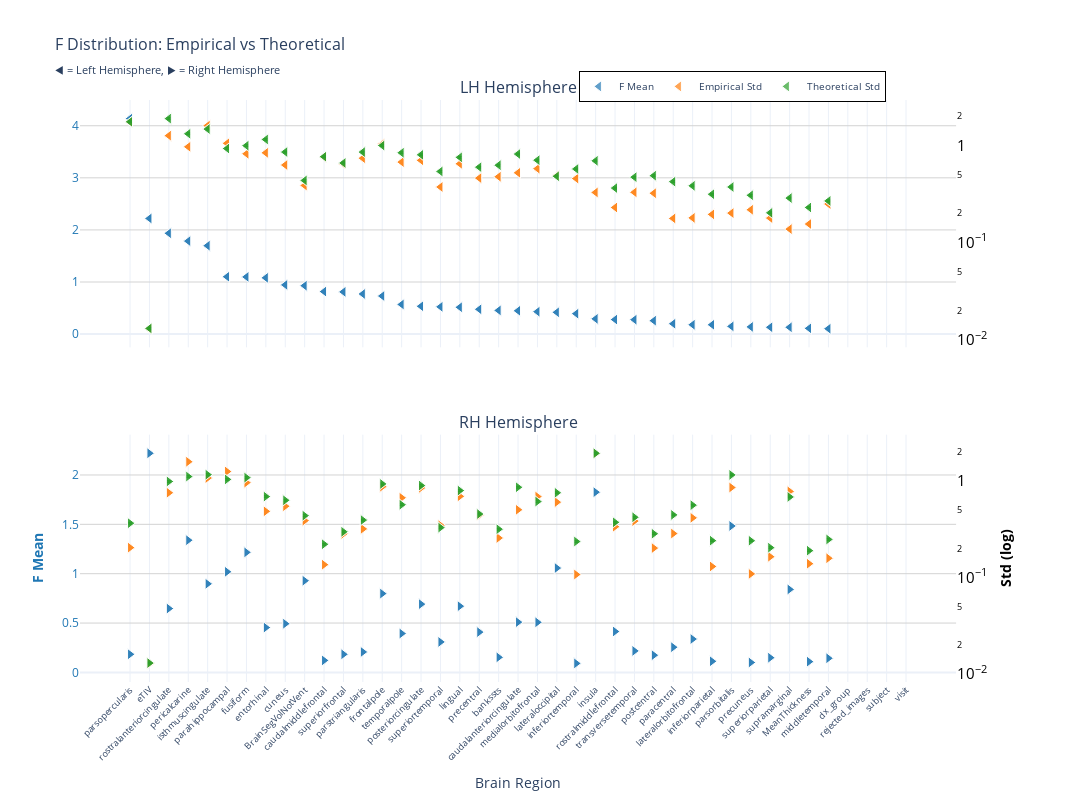
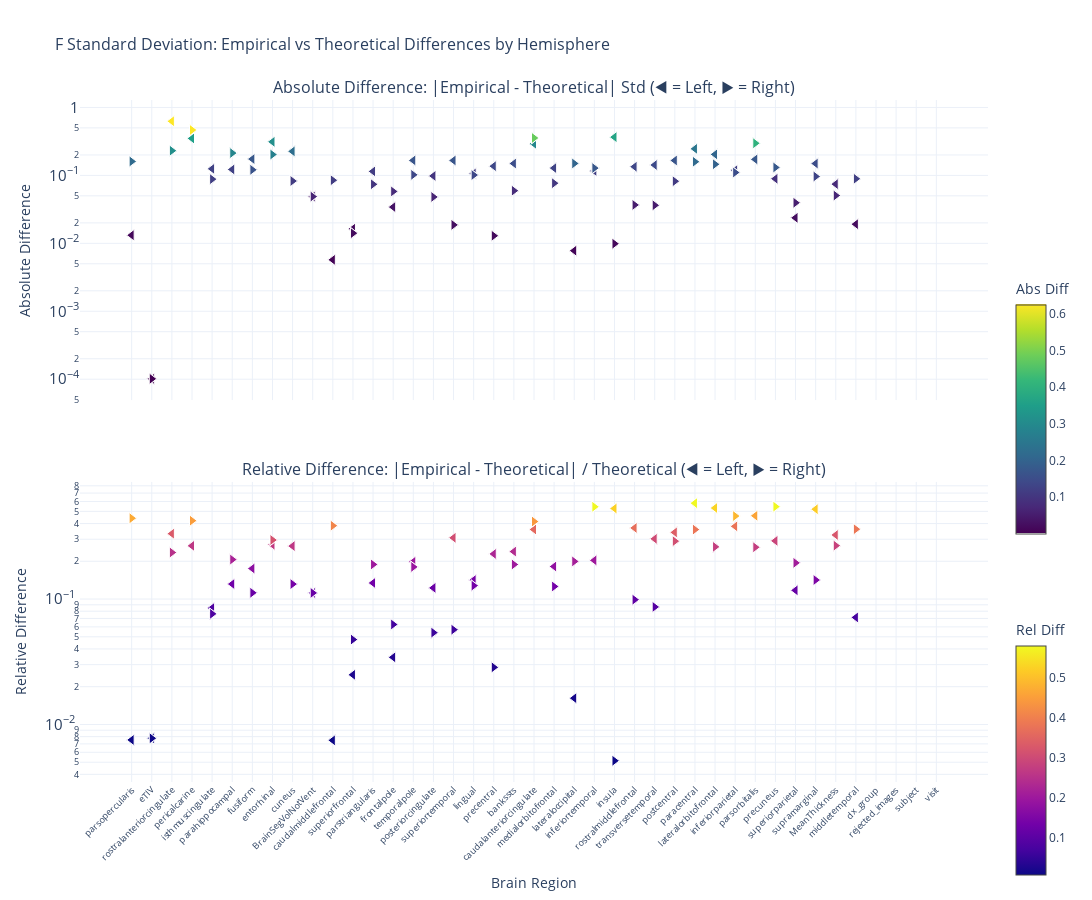

These figures' notebook cell, in order:
### Markdown cell above
### F-statistic

### Code cell
nu_nav = df_navr[(df_navr["study"] == "longitudinal") & (df_navr["group"] == "HC-PD")]
data_path = stats_dir / f"ancova_longitudinal_{METRIC}.parquet"
df, stats = get_test_stats(
    data_path, stat_functions_F, nu_nav, hemisphere=True, study="longitudinal"
)
show_figure(stats, hemisphere=True, stat_name="F", study="longitudinal", metric=METRIC)

### Figure 1 — Plotly figure (JSON) as saved in the notebook; plotly's stock layout.template omitted (floating-point values rounded to 4 significant figures)
{"data": [{"hovertemplate": "<b>%{x}</b><br>Mean F: %{y:.2f}<br><extra></extra>", "legendgroup": "mean", "marker": {"color": "#1f77b4", "line": {"color": "white", "width": 1}, "opacity": 0.7, "size": 10, "symbol": "triangle-left"}, "mode": "markers", "name": "F Mean", "showlegend": true, "type": "scatter", "x": ["parsopercularis", "parsopercularis", "eTIV", "eTIV", "rostralanteriorcingulate", "rostralanteriorcingulate", "pericalcarine", "pericalcarine", "isthmuscingulate", "isthmuscingulate", "parahippocampal", "parahippocampal", "fusiform", "fusiform", "entorhinal", "entorhinal", "cuneus", "cuneus", "BrainSegVolNotVent", "BrainSegVolNotVent", "caudalmiddlefrontal", "caudalmiddlefrontal", "superiorfrontal", "superiorfrontal", "parstriangularis", "parstriangularis", "frontalpole", "frontalpole", "temporalpole", "temporalpole", "posteriorcingulate", "posteriorcingulate", "superiortemporal", "superiortemporal", "lingual", "lingual", "precentral", "precentral", "bankssts", "bankssts", "caudalanteriorcingulate", "caudalanteriorcingulate", "medialorbitofrontal", "medialorbitofrontal", "lateraloccipital", "lateraloccipital", "inferiortemporal", "inferiortemporal", "insula", "insula", "rostralmiddlefrontal", "rostralmiddlefrontal", "transversetemporal", "transversetemporal", "postcentral", "postcentral", "paracentral", "paracentral", "lateralorbitofrontal", "lateralorbitofrontal", "inferiorparietal", "inferiorparietal", "parsorbitalis", "parsorbitalis", "precuneus", "precuneus", "superiorparietal", "superiorparietal", "supramarginal", "supramarginal", "MeanThickness", "MeanThickness", "middletemporal", "middletemporal", "dx_group", "rejected_images", "subject", "visit"], "xaxis": "x", "y": [4.137, 4.137, 2.22, 2.22, 1.936, 1.936, 1.785, 1.785, 1.697, 1.697, 1.101, 1.101, 1.098, 1.098, 1.08, 1.08, 0.9446, 0.9446, 0.929, 0.929, 0.8163, 0.8163, 0.8101, 0.8101, 0.7702, 0.7702, 0.7308, 0.7308, 0.5688, 0.5688, 0.5341, 0.5341, 0.5232, 0.5232, 0.515, 0.515, 0.4757, 0.4757, 0.4545, 0.4545, 0.4473, 0.4473, 0.4301, 0.4301, 0.4181, 0.4181, 0.3919, 0.3919, 0.2921, 0.2921, 0.2786, 0.2786, 0.2764, 0.2764, 0.2577, 0.2577, 0.1986, 0.1986, 0.1791, 0.1791, 0.1786, 0.1786, 0.1481, 0.1481, 0.1382, 0.1382, 0.1307, 0.1307, 0.1305, 0.1305, 0.1101, 0.1101, 0.1028, 0.1028, NaN, NaN, NaN, NaN], "yaxis": "y"}, {"hovertemplate": "<b>%{x}</b><br>Empirical Std: %{y:.3f}<br><extra></extra>", "legendgroup": "empirical", "marker": {"color": "#ff7f0e", "line": {"color": "white", "width": 1}, "opacity": 0.7, "size": 10, "symbol": "triangle-left"}, "mode": "markers", "name": "Empirical Std", "showlegend": true, "type": "scatter", "x": ["parsopercularis", "parsopercularis", "eTIV", "eTIV", "rostralanteriorcingulate", "rostralanteriorcingulate", "pericalcarine", "pericalcarine", "isthmuscingulate", "isthmuscingulate", "parahippocampal", "parahippocampal", "fusiform", "fusiform", "entorhinal", "entorhinal", "cuneus", "cuneus", "BrainSegVolNotVent", "BrainSegVolNotVent", "caudalmiddlefrontal", "caudalmiddlefrontal", "superiorfrontal", "superiorfrontal", "parstriangularis", "parstriangularis", "frontalpole", "frontalpole", "temporalpole", "temporalpole", "posteriorcingulate", "posteriorcingulate", "superiortemporal", "superiortemporal", "lingual", "lingual", "precentral", "precentral", "bankssts", "bankssts", "caudalanteriorcingulate", "caudalanteriorcingulate", "medialorbitofrontal", "medialorbitofrontal", "lateraloccipital", "lateraloccipital", "inferiortemporal", "inferiortemporal", "insula", "insula", "rostralmiddlefrontal", "rostralmiddlefrontal", "transversetemporal", "transversetemporal", "postcentral", "postcentral", "paracentral", "paracentral", "lateralorbitofrontal", "lateralorbitofrontal", "inferiorparietal", "inferiorparietal", "parsorbitalis", "parsorbitalis", "precuneus", "precuneus", "superiorparietal", "superiorparietal", "supramarginal", "supramarginal", "MeanThickness", "MeanThickness", "middletemporal", "middletemporal", "dx_group", "rejected_images", "subject", "visit"], "xaxis": "x", "y": [1.736, 1.736, 0.01295, 0.01295, 1.259, 1.259, 0.9669, 0.9669, 1.597, 1.597, 1.051, 1.051, 0.8191, 0.8191, 0.8381, 0.8381, 0.6277, 0.6277, 0.3868, 0.3868, 0.7591, 0.7591, 0.6426, 0.6426, 0.7382, 0.7382, 1.03, 1.03, 0.6729, 0.6729, 0.7013, 0.7013, 0.3729, 0.3729, 0.6462, 0.6462, 0.4602, 0.4602, 0.4755, 0.4755, 0.522, 0.522, 0.5762, 0.5762, 0.4887, 0.4887, 0.4551, 0.4551, 0.3276, 0.3276, 0.2293, 0.2293, 0.3286, 0.3286, 0.3216, 0.3216, 0.177, 0.177, 0.1793, 0.1793, 0.1947, 0.1947, 0.2008, 0.2008, 0.2172, 0.2172, 0.1784, 0.1784, 0.1374, 0.1374, 0.155, 0.155, 0.249, 0.249, NaN, NaN, NaN, NaN], "yaxis": "y2"}, {"error_y": {"array": [0.03463, 0.03463, 0.0002583, 0.0002583, 0.03733, 0.03733, 0.02606, 0.02606, 0.02914, 0.02914, 0.01837, 0.01837, 0.01966, 0.01966, 0.02276, 0.02276, 0.01689, 0.01689, 0.008621, 0.008621, 0.01514, 0.01514, 0.01304, 0.01304, 0.01688, 0.01688, 0.01971, 0.01971, 0.01661, 0.01661, 0.01582, 0.01582, 0.01066, 0.01066, 0.0149, 0.0149, 0.01181, 0.01181, 0.01237, 0.01237, 0.01611, 0.01611, 0.01394, 0.01394, 0.009519, 0.009519, 0.01131, 0.01131, 0.01372, 0.01372, 0.007192, 0.007192, 0.009319, 0.009319, 0.009647, 0.009647, 0.008374, 0.008374, 0.007582, 0.007582, 0.006217, 0.006217, 0.00738, 0.00738, 0.006066, 0.006066, 0.004, 0.004, 0.005675, 0.005675, 0.004541, 0.004541, 0.005306, 0.005306, NaN, NaN, NaN, NaN], "arrayminus": [0.03394, 0.03394, 0.0002532, 0.0002532, 0.03659, 0.03659, 0.02554, 0.02554, 0.02856, 0.02856, 0.01801, 0.01801, 0.01927, 0.01927, 0.02231, 0.02231, 0.01656, 0.01656, 0.008451, 0.008451, 0.01484, 0.01484, 0.01278, 0.01278, 0.01655, 0.01655, 0.01932, 0.01932, 0.01628, 0.01628, 0.01551, 0.01551, 0.01045, 0.01045, 0.01461, 0.01461, 0.01158, 0.01158, 0.01213, 0.01213, 0.01579, 0.01579, 0.01366, 0.01366, 0.009331, 0.009331, 0.01109, 0.01109, 0.01345, 0.01345, 0.00705, 0.00705, 0.009135, 0.009135, 0.009457, 0.009457, 0.008208, 0.008208, 0.007433, 0.007433, 0.006094, 0.006094, 0.007235, 0.007235, 0.005946, 0.005946, 0.003921, 0.003921, 0.005563, 0.005563, 0.004451, 0.004451, 0.005202, 0.005202, NaN, NaN, NaN, NaN], "color": "#2ca02c", "thickness": 1, "type": "data", "visible": true, "width": 2}, "hovertemplate": "<b>%{x}</b><br>Theoretical Std: %{y:.3f}<br><extra></extra>", "legendgroup": "theoretical", "marker": {"color": "#2ca02c", "line": {"color": "white", "width": 1}, "opacity": 0.7, "size": 10, "symbol": "triangle-left"}, "mode": "markers", "name": "Theoretical Std", "showlegend": true, "type": "scatter", "x": ["parsopercularis", "parsopercularis", "eTIV", "eTIV", "rostralanteriorcingulate", "rostralanteriorcingulate", "pericalcarine", "pericalcarine", "isthmuscingulate", "isthmuscingulate", "parahippocampal", "parahippocampal", "fusiform", "fusiform", "entorhinal", "entorhinal", "cuneus", "cuneus", "BrainSegVolNotVent", "BrainSegVolNotVent", "caudalmiddlefrontal", "caudalmiddlefrontal", "superiorfrontal", "superiorfrontal", "parstriangularis", "parstriangularis", "frontalpole", "frontalpole", "temporalpole", "temporalpole", "posteriorcingulate", "posteriorcingulate", "superiortemporal", "superiortemporal", "lingual", "lingual", "precentral", "precentral", "bankssts", "bankssts", "caudalanteriorcingulate", "caudalanteriorcingulate", "medialorbitofrontal", "medialorbitofrontal", "lateraloccipital", "lateraloccipital", "inferiortemporal", "inferiortemporal", "insula", "insula", "rostralmiddlefrontal", "rostralmiddlefrontal", "transversetemporal", "transversetemporal", "postcentral", "postcentral", "paracentral", "paracentral", "lateralorbitofrontal", "lateralorbitofrontal", "inferiorparietal", "inferiorparietal", "parsorbitalis", "parsorbitalis", "precuneus", "precuneus", "superiorparietal", "superiorparietal", "supramarginal", "supramarginal", "MeanThickness", "MeanThickness", "middletemporal", "middletemporal", "dx_group", "rejected_images", "subject", "visit"], "xaxis": "x", "y": [1.749, 1.749, 0.01305, 0.01305, 1.886, 1.886, 1.317, 1.317, 1.472, 1.472, 0.9283, 0.9283, 0.9931, 0.9931, 1.15, 1.15, 0.8535, 0.8535, 0.4356, 0.4356, 0.7648, 0.7648, 0.659, 0.659, 0.8528, 0.8528, 0.996, 0.996, 0.8392, 0.8392, 0.7995, 0.7995, 0.5388, 0.5388, 0.7529, 0.7529, 0.5968, 0.5968, 0.625, 0.625, 0.8139, 0.8139, 0.7042, 0.7042, 0.4809, 0.4809, 0.5714, 0.5714, 0.6933, 0.6933, 0.3634, 0.3634, 0.4708, 0.4708, 0.4874, 0.4874, 0.4231, 0.4231, 0.3831, 0.3831, 0.3141, 0.3141, 0.3729, 0.3729, 0.3065, 0.3065, 0.2021, 0.2021, 0.2867, 0.2867, 0.2294, 0.2294, 0.2681, 0.2681, NaN, NaN, NaN, NaN], "yaxis": "y2"}, {"hovertemplate": "<b>%{x}</b><br>Mean F: %{y:.2f}<br><extra></extra>", "legendgroup": "mean", "marker": {"color": "#1f77b4", "line": {"color": "white", "width": 1}, "opacity": 0.7, "size": 10, "symbol": "triangle-right"}, "mode": "markers", "name": "F Mean", "showlegend": false, "type": "scatter", "x": ["eTIV", "eTIV", "insula", "insula", "parsorbitalis", "parsorbitalis", "pericalcarine", "pericalcarine", "fusiform", "fusiform", "lateraloccipital", "lateraloccipital", "parahippocampal", "parahippocampal", "BrainSegVolNotVent", "BrainSegVolNotVent", "isthmuscingulate", "isthmuscingulate", "supramarginal", "supramarginal", "frontalpole", "frontalpole", "posteriorcingulate", "posteriorcingulate", "lingual", "lingual", "rostralanteriorcingulate", "rostralanteriorcingulate", "caudalanteriorcingulate", "caudalanteriorcingulate", "medialorbitofrontal", "medialorbitofrontal", "cuneus", "cuneus", "entorhinal", "entorhinal", "rostralmiddlefrontal", "rostralmiddlefrontal", "precentral", "precentral", "temporalpole", "temporalpole", "lateralorbitofrontal", "lateralorbitofrontal", "superiortemporal", "superiortemporal", "paracentral", "paracentral", "transversetemporal", "transversetemporal", "parstriangularis", "parstriangularis", "parsopercularis", "parsopercularis", "superiorfrontal", "superiorfrontal", "postcentral", "postcentral", "bankssts", "bankssts", "superiorparietal", "superiorparietal", "middletemporal", "middletemporal", "caudalmiddlefrontal", "caudalmiddlefrontal", "inferiorparietal", "inferiorparietal", "MeanThickness", "MeanThickness", "precuneus", "precuneus", "inferiortemporal", "inferiortemporal", "dx_group", "rejected_images", "subject", "visit"], "xaxis": "x2", "y": [2.22, 2.22, 1.826, 1.826, 1.484, 1.484, 1.339, 1.339, 1.216, 1.216, 1.057, 1.057, 1.019, 1.019, 0.929, 0.929, 0.8974, 0.8974, 0.8406, 0.8406, 0.7983, 0.7983, 0.6917, 0.6917, 0.6708, 0.6708, 0.6468, 0.6468, 0.5092, 0.5092, 0.5074, 0.5074, 0.4932, 0.4932, 0.4543, 0.4543, 0.4145, 0.4145, 0.4082, 0.4082, 0.3938, 0.3938, 0.338, 0.338, 0.3086, 0.3086, 0.2553, 0.2553, 0.2177, 0.2177, 0.2071, 0.2071, 0.1837, 0.1837, 0.1834, 0.1834, 0.1744, 0.1744, 0.1526, 0.1526, 0.149, 0.149, 0.1433, 0.1433, 0.1216, 0.1216, 0.1125, 0.1125, 0.1091, 0.1091, 0.1006, 0.1006, 0.0914, 0.0914, NaN, NaN, NaN, NaN], "yaxis": "y3"}, {"hovertemplate": "<b>%{x}</b><br>Empirical Std: %{y:.3f}<br><extra></extra>", "legendgroup": "empirical", "marker": {"color": "#ff7f0e", "line": {"color": "white", "width": 1}, "opacity": 0.7, "size": 10, "symbol": "triangle-right"}, "mode": "markers", "name": "Empirical Std", "showlegend": false, "type": "scatter", "x": ["eTIV", "eTIV", "insula", "insula", "parsorbitalis", "parsorbitalis", "pericalcarine", "pericalcarine", "fusiform", "fusiform", "lateraloccipital", "lateraloccipital", "parahippocampal", "parahippocampal", "BrainSegVolNotVent", "BrainSegVolNotVent", "isthmuscingulate", "isthmuscingulate", "supramarginal", "supramarginal", "frontalpole", "frontalpole", "posteriorcingulate", "posteriorcingulate", "lingual", "lingual", "rostralanteriorcingulate", "rostralanteriorcingulate", "caudalanteriorcingulate", "caudalanteriorcingulate", "medialorbitofrontal", "medialorbitofrontal", "cuneus", "cuneus", "entorhinal", "entorhinal", "rostralmiddlefrontal", "rostralmiddlefrontal", "precentral", "precentral", "temporalpole", "temporalpole", "lateralorbitofrontal", "lateralorbitofrontal", "superiortemporal", "superiortemporal", "paracentral", "paracentral", "transversetemporal", "transversetemporal", "parstriangularis", "parstriangularis", "parsopercularis", "parsopercularis", "superiorfrontal", "superiorfrontal", "postcentral", "postcentral", "bankssts", "bankssts", "superiorparietal", "superiorparietal", "middletemporal", "middletemporal", "caudalmiddlefrontal", "caudalmiddlefrontal", "inferiorparietal", "inferiorparietal", "MeanThickness", "MeanThickness", "precuneus", "precuneus", "inferiortemporal", "inferiortemporal", "dx_group", "rejected_images", "subject", "visit"], "xaxis": "x2", "y": [0.01295, 0.01295, 1.912, 1.912, 0.8508, 0.8508, 1.57, 1.57, 0.956, 0.956, 0.6007, 0.6007, 1.245, 1.245, 0.3868, 0.3868, 1.067, 1.067, 0.776, 0.776, 0.868, 0.868, 0.8433, 0.8433, 0.6897, 0.6897, 0.7513, 0.7513, 0.5007, 0.5007, 0.6858, 0.6858, 0.5455, 0.5455, 0.4826, 0.4826, 0.3348, 0.3348, 0.4397, 0.4397, 0.6668, 0.6668, 0.4133, 0.4133, 0.3463, 0.3463, 0.2845, 0.2845, 0.3829, 0.3829, 0.3179, 0.3179, 0.2035, 0.2035, 0.2824, 0.2824, 0.2012, 0.2012, 0.256, 0.256, 0.1638, 0.1638, 0.1581, 0.1581, 0.1357, 0.1357, 0.13, 0.13, 0.1389, 0.1389, 0.1089, 0.1089, 0.1072, 0.1072, NaN, NaN, NaN, NaN], "yaxis": "y4"}, {"error_y": {"array": [0.0002583, 0.0002583, 0.03804, 0.03804, 0.02272, 0.02272, 0.02186, 0.02186, 0.02131, 0.02131, 0.01485, 0.01485, 0.02042, 0.02042, 0.008621, 0.008621, 0.02286, 0.02286, 0.01345, 0.01345, 0.01833, 0.01833, 0.01764, 0.01764, 0.01565, 0.01565, 0.01944, 0.01944, 0.01694, 0.01694, 0.01206, 0.01206, 0.01243, 0.01243, 0.01356, 0.01356, 0.007355, 0.007355, 0.008959, 0.008959, 0.01118, 0.01118, 0.01107, 0.01107, 0.006485, 0.006485, 0.008775, 0.008775, 0.008297, 0.008297, 0.007757, 0.007757, 0.007203, 0.007203, 0.005869, 0.005869, 0.005605, 0.005605, 0.006246, 0.006246, 0.004025, 0.004025, 0.004894, 0.004894, 0.004364, 0.004364, 0.004756, 0.004756, 0.003748, 0.003748, 0.004745, 0.004745, 0.004657, 0.004657, NaN, NaN, NaN, NaN], "arrayminus": [0.0002532, 0.0002532, 0.03729, 0.03729, 0.02227, 0.02227, 0.02143, 0.02143, 0.02089, 0.02089, 0.01456, 0.01456, 0.02002, 0.02002, 0.008451, 0.008451, 0.02241, 0.02241, 0.01319, 0.01319, 0.01797, 0.01797, 0.01729, 0.01729, 0.01534, 0.01534, 0.01906, 0.01906, 0.01661, 0.01661, 0.01182, 0.01182, 0.01219, 0.01219, 0.0133, 0.0133, 0.007209, 0.007209, 0.008782, 0.008782, 0.01096, 0.01096, 0.01085, 0.01085, 0.006357, 0.006357, 0.008602, 0.008602, 0.008133, 0.008133, 0.007604, 0.007604, 0.007061, 0.007061, 0.005753, 0.005753, 0.005494, 0.005494, 0.006122, 0.006122, 0.003946, 0.003946, 0.004797, 0.004797, 0.004278, 0.004278, 0.004662, 0.004662, 0.003674, 0.003674, 0.004651, 0.004651, 0.004565, 0.004565, NaN, NaN, NaN, NaN], "color": "#2ca02c", "thickness": 1, "type": "data", "visible": true, "width": 2}, "hovertemplate": "<b>%{x}</b><br>Theoretical Std: %{y:.3f}<br><extra></extra>", "legendgroup": "theoretical", "marker": {"color": "#2ca02c", "line": {"color": "white", "width": 1}, "opacity": 0.7, "size": 10, "symbol": "triangle-right"}, "mode": "markers", "name": "Theoretical Std", "showlegend": false, "type": "scatter", "x": ["eTIV", "eTIV", "insula", "insula", "parsorbitalis", "parsorbitalis", "pericalcarine", "pericalcarine", "fusiform", "fusiform", "lateraloccipital", "lateraloccipital", "parahippocampal", "parahippocampal", "BrainSegVolNotVent", "BrainSegVolNotVent", "isthmuscingulate", "isthmuscingulate", "supramarginal", "supramarginal", "frontalpole", "frontalpole", "posteriorcingulate", "posteriorcingulate", "lingual", "lingual", "rostralanteriorcingulate", "rostralanteriorcingulate", "caudalanteriorcingulate", "caudalanteriorcingulate", "medialorbitofrontal", "medialorbitofrontal", "cuneus", "cuneus", "entorhinal", "entorhinal", "rostralmiddlefrontal", "rostralmiddlefrontal", "precentral", "precentral", "temporalpole", "temporalpole", "lateralorbitofrontal", "lateralorbitofrontal", "superiortemporal", "superiortemporal", "paracentral", "paracentral", "transversetemporal", "transversetemporal", "parstriangularis", "parstriangularis", "parsopercularis", "parsopercularis", "superiorfrontal", "superiorfrontal", "postcentral", "postcentral", "bankssts", "bankssts", "superiorparietal", "superiorparietal", "middletemporal", "middletemporal", "caudalmiddlefrontal", "caudalmiddlefrontal", "inferiorparietal", "inferiorparietal", "MeanThickness", "MeanThickness", "precuneus", "precuneus", "inferiortemporal", "inferiortemporal", "dx_group", "rejected_images", "subject", "visit"], "xaxis": "x2", "y": [0.01305, 0.01305, 1.922, 1.922, 1.148, 1.148, 1.105, 1.105, 1.077, 1.077, 0.7505, 0.7505, 1.032, 1.032, 0.4356, 0.4356, 1.155, 1.155, 0.6796, 0.6796, 0.9261, 0.9261, 0.8914, 0.8914, 0.7909, 0.7909, 0.9822, 0.9822, 0.856, 0.856, 0.6091, 0.6091, 0.6282, 0.6282, 0.6853, 0.6853, 0.3716, 0.3716, 0.4526, 0.4526, 0.5649, 0.5649, 0.5591, 0.5591, 0.3277, 0.3277, 0.4433, 0.4433, 0.4192, 0.4192, 0.3919, 0.3919, 0.3639, 0.3639, 0.2965, 0.2965, 0.2832, 0.2832, 0.3155, 0.3155, 0.2034, 0.2034, 0.2473, 0.2473, 0.2205, 0.2205, 0.2403, 0.2403, 0.1894, 0.1894, 0.2397, 0.2397, 0.2353, 0.2353, NaN, NaN, NaN, NaN], "yaxis": "y4"}], "layout": {"annotations": [{"font": {"size": 16}, "showarrow": false, "text": "LH Hemisphere", "x": 0.47, "xanchor": "center", "xref": "paper", "y": 1, "yanchor": "bottom", "yref": "paper"}, {"font": {"size": 16}, "showarrow": false, "text": "RH Hemisphere", "x": 0.47, "xanchor": "center", "xref": "paper", "y": 0.425, "yanchor": "bottom", "yref": "paper"}], "height": 800, "hovermode": "x", "legend": {"bgcolor": "rgba(255, 255, 255, 0.9)", "bordercolor": "black", "borderwidth": 1, "font": {"size": 10}, "orientation": "h", "x": 0.7, "xanchor": "center", "y": 1.05}, "title": {"font": {"size": 16}, "text": "F Distribution: Empirical vs Theoretical<br><sub>◀ = Left Hemisphere, ▶ = Right Hemisphere</sub>"}, "width": 1400, "xaxis": {"anchor": "y", "domain": [0, 0.94], "matches": "x2", "showticklabels": false}, "xaxis2": {"anchor": "y3", "domain": [0, 0.94], "tickangle": -45, "tickfont": {"size": 9}, "title": {"text": "Brain Region"}}, "yaxis": {"anchor": "x", "domain": [0.575, 1], "gridcolor": "lightgray", "showgrid": true, "tickfont": {"color": "#1f77b4"}, "title": {"font": {"color": "#1f77b4"}, "text": ""}}, "yaxis2": {"anchor": "x", "exponentformat": "power", "overlaying": "y", "showgrid": false, "side": "right", "tickfont": {"color": "black"}, "title": {"font": {"color": "black"}, "text": ""}, "type": "log"}, "yaxis3": {"anchor": "x2", "domain": [0, 0.425], "gridcolor": "lightgray", "showgrid": true, "tickfont": {"color": "#1f77b4"}, "title": {"font": {"color": "#1f77b4"}, "text": "<b>F Mean</b>"}}, "yaxis4": {"anchor": "x2", "exponentformat": "power", "overlaying": "y3", "showgrid": false, "side": "right", "tickfont": {"color": "black"}, "title": {"font": {"color": "black"}, "text": "<b>Std (log)</b>"}, "type": "log"}}}

### Figure 2 — Plotly figure (JSON) as saved in the notebook; plotly's stock layout.template omitted (floating-point values rounded to 4 significant figures)
{"data": [{"hovertemplate": "<b>%{x}</b><br>Hemisphere: %{text}<br>Abs Diff: %{y:.4f}<br><extra></extra>", "legendgroup": "abs_lh", "marker": {"color": [0.01316, 0.01316, 0.0001012, 0.0001012, 0.6264, 0.6264, 0.3497, 0.3497, 0.1248, 0.1248, 0.1223, 0.1223, 0.1739, 0.1739, 0.312, 0.312, 0.2258, 0.2258, 0.04876, 0.04876, 0.005715, 0.005715, 0.0164, 0.0164, 0.1146, 0.1146, 0.03416, 0.03416, 0.1663, 0.1663, 0.09816, 0.09816, 0.1659, 0.1659, 0.1067, 0.1067, 0.1367, 0.1367, 0.1495, 0.1495, 0.292, 0.292, 0.128, 0.128, 0.007792, 0.007792, 0.1163, 0.1163, 0.3657, 0.3657, 0.1341, 0.1341, 0.1422, 0.1422, 0.1658, 0.1658, 0.246, 0.246, 0.2038, 0.2038, 0.1194, 0.1194, 0.1721, 0.1721, 0.08922, 0.08922, 0.02372, 0.02372, 0.1493, 0.1493, 0.0744, 0.0744, 0.01914, 0.01914, NaN, NaN, NaN, NaN], "colorbar": {"len": 0.4, "title": {"text": "Abs Diff"}, "y": 0.75, "yanchor": "top"}, "colorscale": [[0, "#440154"], [0.1111, "#482878"], [0.2222, "#3e4989"], [0.3333, "#31688e"], [0.4444, "#26828e"], [0.5556, "#1f9e89"], [0.6667, "#35b779"], [0.7778, "#6ece58"], [0.8889, "#b5de2b"], [1, "#fde725"]], "line": {"color": "white", "width": 1}, "showscale": true, "size": 10, "symbol": "triangle-left"}, "mode": "markers", "name": "Absolute (lh)", "showlegend": false, "text": ["lh", "lh", "lh", "lh", "lh", "lh", "lh", "lh", "lh", "lh", "lh", "lh", "lh", "lh", "lh", "lh", "lh", "lh", "lh", "lh", "lh", "lh", "lh", "lh", "lh", "lh", "lh", "lh", "lh", "lh", "lh", "lh", "lh", "lh", "lh", "lh", "lh", "lh", "lh", "lh", "lh", "lh", "lh", "lh", "lh", "lh", "lh", "lh", "lh", "lh", "lh", "lh", "lh", "lh", "lh", "lh", "lh", "lh", "lh", "lh", "lh", "lh", "lh", "lh", "lh", "lh", "lh", "lh", "lh", "lh", "lh", "lh", "lh", "lh", "lh", "lh", "lh", "lh"], "type": "scatter", "x": ["parsopercularis", "parsopercularis", "eTIV", "eTIV", "rostralanteriorcingulate", "rostralanteriorcingulate", "pericalcarine", "pericalcarine", "isthmuscingulate", "isthmuscingulate", "parahippocampal", "parahippocampal", "fusiform", "fusiform", "entorhinal", "entorhinal", "cuneus", "cuneus", "BrainSegVolNotVent", "BrainSegVolNotVent", "caudalmiddlefrontal", "caudalmiddlefrontal", "superiorfrontal", "superiorfrontal", "parstriangularis", "parstriangularis", "frontalpole", "frontalpole", "temporalpole", "temporalpole", "posteriorcingulate", "posteriorcingulate", "superiortemporal", "superiortemporal", "lingual", "lingual", "precentral", "precentral", "bankssts", "bankssts", "caudalanteriorcingulate", "caudalanteriorcingulate", "medialorbitofrontal", "medialorbitofrontal", "lateraloccipital", "lateraloccipital", "inferiortemporal", "inferiortemporal", "insula", "insula", "rostralmiddlefrontal", "rostralmiddlefrontal", "transversetemporal", "transversetemporal", "postcentral", "postcentral", "paracentral", "paracentral", "lateralorbitofrontal", "lateralorbitofrontal", "inferiorparietal", "inferiorparietal", "parsorbitalis", "parsorbitalis", "precuneus", "precuneus", "superiorparietal", "superiorparietal", "supramarginal", "supramarginal", "MeanThickness", "MeanThickness", "middletemporal", "middletemporal", "dx_group", "rejected_images", "subject", "visit"], "xaxis": "x", "y": [0.01316, 0.01316, 0.0001012, 0.0001012, 0.6264, 0.6264, 0.3497, 0.3497, 0.1248, 0.1248, 0.1223, 0.1223, 0.1739, 0.1739, 0.312, 0.312, 0.2258, 0.2258, 0.04876, 0.04876, 0.005715, 0.005715, 0.0164, 0.0164, 0.1146, 0.1146, 0.03416, 0.03416, 0.1663, 0.1663, 0.09816, 0.09816, 0.1659, 0.1659, 0.1067, 0.1067, 0.1367, 0.1367, 0.1495, 0.1495, 0.292, 0.292, 0.128, 0.128, 0.007792, 0.007792, 0.1163, 0.1163, 0.3657, 0.3657, 0.1341, 0.1341, 0.1422, 0.1422, 0.1658, 0.1658, 0.246, 0.246, 0.2038, 0.2038, 0.1194, 0.1194, 0.1721, 0.1721, 0.08922, 0.08922, 0.02372, 0.02372, 0.1493, 0.1493, 0.0744, 0.0744, 0.01914, 0.01914, NaN, NaN, NaN, NaN], "yaxis": "y"}, {"hovertemplate": "<b>%{x}</b><br>Hemisphere: %{text}<br>Rel Diff: %{y:.2%}<br><extra></extra>", "legendgroup": "rel_lh", "marker": {"color": [0.007525, 0.007525, 0.007759, 0.007759, 0.3322, 0.3322, 0.2656, 0.2656, 0.08477, 0.08477, 0.1317, 0.1317, 0.1751, 0.1751, 0.2713, 0.2713, 0.2645, 0.2645, 0.1119, 0.1119, 0.007472, 0.007472, 0.02488, 0.02488, 0.1343, 0.1343, 0.0343, 0.0343, 0.1982, 0.1982, 0.1228, 0.1228, 0.3079, 0.3079, 0.1417, 0.1417, 0.229, 0.229, 0.2392, 0.2392, 0.3587, 0.3587, 0.1818, 0.1818, 0.0162, 0.0162, 0.2035, 0.2035, 0.5275, 0.5275, 0.369, 0.369, 0.302, 0.302, 0.3402, 0.3402, 0.5816, 0.5816, 0.532, 0.532, 0.38, 0.38, 0.4615, 0.4615, 0.2911, 0.2911, 0.1174, 0.1174, 0.5208, 0.5208, 0.3243, 0.3243, 0.07139, 0.07139, NaN, NaN, NaN, NaN], "colorbar": {"len": 0.4, "title": {"text": "Rel Diff"}, "y": 0.25, "yanchor": "top"}, "colorscale": [[0, "#0d0887"], [0.1111, "#46039f"], [0.2222, "#7201a8"], [0.3333, "#9c179e"], [0.4444, "#bd3786"], [0.5556, "#d8576b"], [0.6667, "#ed7953"], [0.7778, "#fb9f3a"], [0.8889, "#fdca26"], [1, "#f0f921"]], "line": {"color": "white", "width": 1}, "showscale": true, "size": 10, "symbol": "triangle-left"}, "mode": "markers", "name": "Relative (lh)", "showlegend": false, "text": ["lh", "lh", "lh", "lh", "lh", "lh", "lh", "lh", "lh", "lh", "lh", "lh", "lh", "lh", "lh", "lh", "lh", "lh", "lh", "lh", "lh", "lh", "lh", "lh", "lh", "lh", "lh", "lh", "lh", "lh", "lh", "lh", "lh", "lh", "lh", "lh", "lh", "lh", "lh", "lh", "lh", "lh", "lh", "lh", "lh", "lh", "lh", "lh", "lh", "lh", "lh", "lh", "lh", "lh", "lh", "lh", "lh", "lh", "lh", "lh", "lh", "lh", "lh", "lh", "lh", "lh", "lh", "lh", "lh", "lh", "lh", "lh", "lh", "lh", "lh", "lh", "lh", "lh"], "type": "scatter", "x": ["parsopercularis", "parsopercularis", "eTIV", "eTIV", "rostralanteriorcingulate", "rostralanteriorcingulate", "pericalcarine", "pericalcarine", "isthmuscingulate", "isthmuscingulate", "parahippocampal", "parahippocampal", "fusiform", "fusiform", "entorhinal", "entorhinal", "cuneus", "cuneus", "BrainSegVolNotVent", "BrainSegVolNotVent", "caudalmiddlefrontal", "caudalmiddlefrontal", "superiorfrontal", "superiorfrontal", "parstriangularis", "parstriangularis", "frontalpole", "frontalpole", "temporalpole", "temporalpole", "posteriorcingulate", "posteriorcingulate", "superiortemporal", "superiortemporal", "lingual", "lingual", "precentral", "precentral", "bankssts", "bankssts", "caudalanteriorcingulate", "caudalanteriorcingulate", "medialorbitofrontal", "medialorbitofrontal", "lateraloccipital", "lateraloccipital", "inferiortemporal", "inferiortemporal", "insula", "insula", "rostralmiddlefrontal", "rostralmiddlefrontal", "transversetemporal", "transversetemporal", "postcentral", "postcentral", "paracentral", "paracentral", "lateralorbitofrontal", "lateralorbitofrontal", "inferiorparietal", "inferiorparietal", "parsorbitalis", "parsorbitalis", "precuneus", "precuneus", "superiorparietal", "superiorparietal", "supramarginal", "supramarginal", "MeanThickness", "MeanThickness", "middletemporal", "middletemporal", "dx_group", "rejected_images", "subject", "visit"], "xaxis": "x2", "y": [0.007525, 0.007525, 0.007759, 0.007759, 0.3322, 0.3322, 0.2656, 0.2656, 0.08477, 0.08477, 0.1317, 0.1317, 0.1751, 0.1751, 0.2713, 0.2713, 0.2645, 0.2645, 0.1119, 0.1119, 0.007472, 0.007472, 0.02488, 0.02488, 0.1343, 0.1343, 0.0343, 0.0343, 0.1982, 0.1982, 0.1228, 0.1228, 0.3079, 0.3079, 0.1417, 0.1417, 0.229, 0.229, 0.2392, 0.2392, 0.3587, 0.3587, 0.1818, 0.1818, 0.0162, 0.0162, 0.2035, 0.2035, 0.5275, 0.5275, 0.369, 0.369, 0.302, 0.302, 0.3402, 0.3402, 0.5816, 0.5816, 0.532, 0.532, 0.38, 0.38, 0.4615, 0.4615, 0.2911, 0.2911, 0.1174, 0.1174, 0.5208, 0.5208, 0.3243, 0.3243, 0.07139, 0.07139, NaN, NaN, NaN, NaN], "yaxis": "y2"}, {"hovertemplate": "<b>%{x}</b><br>Hemisphere: %{text}<br>Abs Diff: %{y:.4f}<br><extra></extra>", "legendgroup": "abs_rh", "marker": {"color": [0.0001012, 0.0001012, 0.009872, 0.009872, 0.2971, 0.2971, 0.4658, 0.4658, 0.1208, 0.1208, 0.1498, 0.1498, 0.2131, 0.2131, 0.04876, 0.04876, 0.088, 0.088, 0.09638, 0.09638, 0.05807, 0.05807, 0.04813, 0.04813, 0.1012, 0.1012, 0.2309, 0.2309, 0.3553, 0.3553, 0.07673, 0.07673, 0.08268, 0.08268, 0.2027, 0.2027, 0.03674, 0.03674, 0.01292, 0.01292, 0.1019, 0.1019, 0.1458, 0.1458, 0.01868, 0.01868, 0.1588, 0.1588, 0.03628, 0.03628, 0.074, 0.074, 0.1604, 0.1604, 0.0141, 0.0141, 0.08201, 0.08201, 0.05954, 0.05954, 0.03953, 0.03953, 0.08918, 0.08918, 0.08483, 0.08483, 0.1103, 0.1103, 0.0505, 0.0505, 0.1308, 0.1308, 0.128, 0.128, NaN, NaN, NaN, NaN], "colorbar": {"len": 0.4, "title": {"text": "Abs Diff"}, "y": 0.75, "yanchor": "top"}, "colorscale": [[0, "#440154"], [0.1111, "#482878"], [0.2222, "#3e4989"], [0.3333, "#31688e"], [0.4444, "#26828e"], [0.5556, "#1f9e89"], [0.6667, "#35b779"], [0.7778, "#6ece58"], [0.8889, "#b5de2b"], [1, "#fde725"]], "line": {"color": "white", "width": 1}, "showscale": false, "size": 10, "symbol": "triangle-right"}, "mode": "markers", "name": "Absolute (rh)", "showlegend": false, "text": ["rh", "rh", "rh", "rh", "rh", "rh", "rh", "rh", "rh", "rh", "rh", "rh", "rh", "rh", "rh", "rh", "rh", "rh", "rh", "rh", "rh", "rh", "rh", "rh", "rh", "rh", "rh", "rh", "rh", "rh", "rh", "rh", "rh", "rh", "rh", "rh", "rh", "rh", "rh", "rh", "rh", "rh", "rh", "rh", "rh", "rh", "rh", "rh", "rh", "rh", "rh", "rh", "rh", "rh", "rh", "rh", "rh", "rh", "rh", "rh", "rh", "rh", "rh", "rh", "rh", "rh", "rh", "rh", "rh", "rh", "rh", "rh", "rh", "rh", "rh", "rh", "rh", "rh"], "type": "scatter", "x": ["eTIV", "eTIV", "insula", "insula", "parsorbitalis", "parsorbitalis", "pericalcarine", "pericalcarine", "fusiform", "fusiform", "lateraloccipital", "lateraloccipital", "parahippocampal", "parahippocampal", "BrainSegVolNotVent", "BrainSegVolNotVent", "isthmuscingulate", "isthmuscingulate", "supramarginal", "supramarginal", "frontalpole", "frontalpole", "posteriorcingulate", "posteriorcingulate", "lingual", "lingual", "rostralanteriorcingulate", "rostralanteriorcingulate", "caudalanteriorcingulate", "caudalanteriorcingulate", "medialorbitofrontal", "medialorbitofrontal", "cuneus", "cuneus", "entorhinal", "entorhinal", "rostralmiddlefrontal", "rostralmiddlefrontal", "precentral", "precentral", "temporalpole", "temporalpole", "lateralorbitofrontal", "lateralorbitofrontal", "superiortemporal", "superiortemporal", "paracentral", "paracentral", "transversetemporal", "transversetemporal", "parstriangularis", "parstriangularis", "parsopercularis", "parsopercularis", "superiorfrontal", "superiorfrontal", "postcentral", "postcentral", "bankssts", "bankssts", "superiorparietal", "superiorparietal", "middletemporal", "middletemporal", "caudalmiddlefrontal", "caudalmiddlefrontal", "inferiorparietal", "inferiorparietal", "MeanThickness", "MeanThickness", "precuneus", "precuneus", "inferiortemporal", "inferiortemporal", "dx_group", "rejected_images", "subject", "visit"], "xaxis": "x", "y": [0.0001012, 0.0001012, 0.009872, 0.009872, 0.2971, 0.2971, 0.4658, 0.4658, 0.1208, 0.1208, 0.1498, 0.1498, 0.2131, 0.2131, 0.04876, 0.04876, 0.088, 0.088, 0.09638, 0.09638, 0.05807, 0.05807, 0.04813, 0.04813, 0.1012, 0.1012, 0.2309, 0.2309, 0.3553, 0.3553, 0.07673, 0.07673, 0.08268, 0.08268, 0.2027, 0.2027, 0.03674, 0.03674, 0.01292, 0.01292, 0.1019, 0.1019, 0.1458, 0.1458, 0.01868, 0.01868, 0.1588, 0.1588, 0.03628, 0.03628, 0.074, 0.074, 0.1604, 0.1604, 0.0141, 0.0141, 0.08201, 0.08201, 0.05954, 0.05954, 0.03953, 0.03953, 0.08918, 0.08918, 0.08483, 0.08483, 0.1103, 0.1103, 0.0505, 0.0505, 0.1308, 0.1308, 0.128, 0.128, NaN, NaN, NaN, NaN], "yaxis": "y"}, {"hovertemplate": "<b>%{x}</b><br>Hemisphere: %{text}<br>Rel Diff: %{y:.2%}<br><extra></extra>", "legendgroup": "rel_rh", "marker": {"color": [0.007759, 0.007759, 0.005137, 0.005137, 0.2588, 0.2588, 0.4217, 0.4217, 0.1122, 0.1122, 0.1996, 0.1996, 0.2065, 0.2065, 0.1119, 0.1119, 0.0762, 0.0762, 0.1418, 0.1418, 0.06271, 0.06271, 0.05399, 0.05399, 0.1279, 0.1279, 0.2351, 0.2351, 0.4151, 0.4151, 0.126, 0.126, 0.1316, 0.1316, 0.2958, 0.2958, 0.09888, 0.09888, 0.02854, 0.02854, 0.1804, 0.1804, 0.2608, 0.2608, 0.05701, 0.05701, 0.3583, 0.3583, 0.08655, 0.08655, 0.1888, 0.1888, 0.4409, 0.4409, 0.04754, 0.04754, 0.2896, 0.2896, 0.1887, 0.1887, 0.1944, 0.1944, 0.3607, 0.3607, 0.3847, 0.3847, 0.459, 0.459, 0.2667, 0.2667, 0.5456, 0.5456, 0.5442, 0.5442, NaN, NaN, NaN, NaN], "colorbar": {"len": 0.4, "title": {"text": "Rel Diff"}, "y": 0.25, "yanchor": "top"}, "colorscale": [[0, "#0d0887"], [0.1111, "#46039f"], [0.2222, "#7201a8"], [0.3333, "#9c179e"], [0.4444, "#bd3786"], [0.5556, "#d8576b"], [0.6667, "#ed7953"], [0.7778, "#fb9f3a"], [0.8889, "#fdca26"], [1, "#f0f921"]], "line": {"color": "white", "width": 1}, "showscale": false, "size": 10, "symbol": "triangle-right"}, "mode": "markers", "name": "Relative (rh)", "showlegend": false, "text": ["rh", "rh", "rh", "rh", "rh", "rh", "rh", "rh", "rh", "rh", "rh", "rh", "rh", "rh", "rh", "rh", "rh", "rh", "rh", "rh", "rh", "rh", "rh", "rh", "rh", "rh", "rh", "rh", "rh", "rh", "rh", "rh", "rh", "rh", "rh", "rh", "rh", "rh", "rh", "rh", "rh", "rh", "rh", "rh", "rh", "rh", "rh", "rh", "rh", "rh", "rh", "rh", "rh", "rh", "rh", "rh", "rh", "rh", "rh", "rh", "rh", "rh", "rh", "rh", "rh", "rh", "rh", "rh", "rh", "rh", "rh", "rh", "rh", "rh", "rh", "rh", "rh", "rh"], "type": "scatter", "x": ["eTIV", "eTIV", "insula", "insula", "parsorbitalis", "parsorbitalis", "pericalcarine", "pericalcarine", "fusiform", "fusiform", "lateraloccipital", "lateraloccipital", "parahippocampal", "parahippocampal", "BrainSegVolNotVent", "BrainSegVolNotVent", "isthmuscingulate", "isthmuscingulate", "supramarginal", "supramarginal", "frontalpole", "frontalpole", "posteriorcingulate", "posteriorcingulate", "lingual", "lingual", "rostralanteriorcingulate", "rostralanteriorcingulate", "caudalanteriorcingulate", "caudalanteriorcingulate", "medialorbitofrontal", "medialorbitofrontal", "cuneus", "cuneus", "entorhinal", "entorhinal", "rostralmiddlefrontal", "rostralmiddlefrontal", "precentral", "precentral", "temporalpole", "temporalpole", "lateralorbitofrontal", "lateralorbitofrontal", "superiortemporal", "superiortemporal", "paracentral", "paracentral", "transversetemporal", "transversetemporal", "parstriangularis", "parstriangularis", "parsopercularis", "parsopercularis", "superiorfrontal", "superiorfrontal", "postcentral", "postcentral", "bankssts", "bankssts", "superiorparietal", "superiorparietal", "middletemporal", "middletemporal", "caudalmiddlefrontal", "caudalmiddlefrontal", "inferiorparietal", "inferiorparietal", "MeanThickness", "MeanThickness", "precuneus", "precuneus", "inferiortemporal", "inferiortemporal", "dx_group", "rejected_images", "subject", "visit"], "xaxis": "x2", "y": [0.007759, 0.007759, 0.005137, 0.005137, 0.2588, 0.2588, 0.4217, 0.4217, 0.1122, 0.1122, 0.1996, 0.1996, 0.2065, 0.2065, 0.1119, 0.1119, 0.0762, 0.0762, 0.1418, 0.1418, 0.06271, 0.06271, 0.05399, 0.05399, 0.1279, 0.1279, 0.2351, 0.2351, 0.4151, 0.4151, 0.126, 0.126, 0.1316, 0.1316, 0.2958, 0.2958, 0.09888, 0.09888, 0.02854, 0.02854, 0.1804, 0.1804, 0.2608, 0.2608, 0.05701, 0.05701, 0.3583, 0.3583, 0.08655, 0.08655, 0.1888, 0.1888, 0.4409, 0.4409, 0.04754, 0.04754, 0.2896, 0.2896, 0.1887, 0.1887, 0.1944, 0.1944, 0.3607, 0.3607, 0.3847, 0.3847, 0.459, 0.459, 0.2667, 0.2667, 0.5456, 0.5456, 0.5442, 0.5442, NaN, NaN, NaN, NaN], "yaxis": "y2"}], "layout": {"annotations": [{"font": {"size": 16}, "showarrow": false, "text": "Absolute Difference: |Empirical - Theoretical| Std (◀ = Left, ▶ = Right)", "x": 0.5, "xanchor": "center", "xref": "paper", "y": 1, "yanchor": "bottom", "yref": "paper"}, {"font": {"size": 16}, "showarrow": false, "text": "Relative Difference: |Empirical - Theoretical| / Theoretical (◀ = Left, ▶ = Right)", "x": 0.5, "xanchor": "center", "xref": "paper", "y": 0.44, "yanchor": "bottom", "yref": "paper"}], "height": 900, "hovermode": "x unified", "showlegend": false, "title": {"font": {"size": 16}, "text": "F Standard Deviation: Empirical vs Theoretical Differences by Hemisphere"}, "width": 1400, "xaxis": {"anchor": "y", "domain": [0, 1], "showticklabels": false}, "xaxis2": {"anchor": "y2", "domain": [0, 1], "tickangle": -45, "tickfont": {"size": 9}, "title": {"text": "Brain Region"}}, "yaxis": {"anchor": "x", "domain": [0.56, 1], "exponentformat": "power", "title": {"text": "Absolute Difference"}, "type": "log"}, "yaxis2": {"anchor": "x2", "domain": [0, 0.44], "exponentformat": "power", "title": {"text": "Relative Difference"}, "type": "log"}}}
